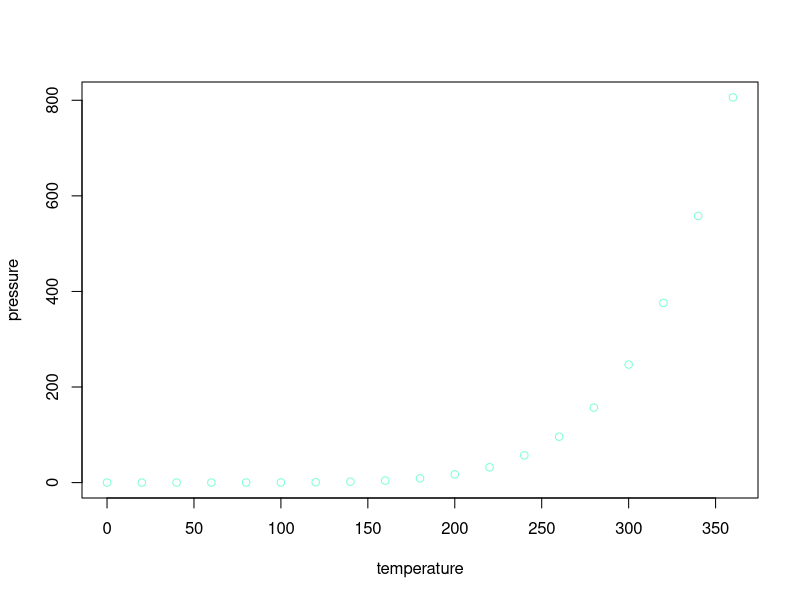

This chart was generated by the following R code:
## ---- chunk 1
knitr::opts_chunk$set(echo = TRUE)
## ---- chunk 2
summary(cars)
## ---- chunk 3
# CHANGE no 10
plot(pressure, col = "aquamarine")
